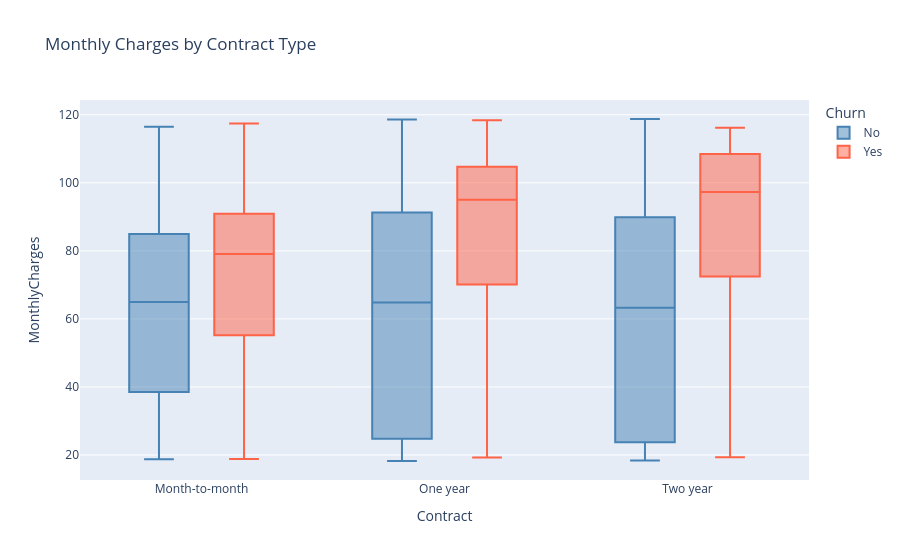

This figure's notebook cell:
### Code cell
fig = px.box(df,
             x='Contract',
             y='MonthlyCharges',
             color='Churn',
             title='Monthly Charges by Contract Type',
             color_discrete_map={'Yes':'tomato','No':'steelblue'})

fig.show()

### Figure 1 — Plotly figure (JSON) as saved in the notebook; plotly's stock layout.template omitted (floating-point values rounded to 4 significant figures; data arrays with more than 128 entries replaced by an {"elided": "..."} marker saying what was removed)
{"data": [{"alignmentgroup": "True", "hovertemplate": "Churn=No<br>Contract=%{x}<br>MonthlyCharges=%{y}<extra></extra>", "legendgroup": "No", "marker": {"color": "steelblue"}, "name": "No", "notched": false, "offsetgroup": "No", "orientation": "v", "showlegend": true, "type": "box", "x": {"elided": "5174 str values"}, "x0": " ", "xaxis": "x", "y": {"elided": "5174 float values"}, "y0": " ", "yaxis": "y"}, {"alignmentgroup": "True", "hovertemplate": "Churn=Yes<br>Contract=%{x}<br>MonthlyCharges=%{y}<extra></extra>", "legendgroup": "Yes", "marker": {"color": "tomato"}, "name": "Yes", "notched": false, "offsetgroup": "Yes", "orientation": "v", "showlegend": true, "type": "box", "x": {"elided": "1869 str values"}, "x0": " ", "xaxis": "x", "y": {"elided": "1869 float values"}, "y0": " ", "yaxis": "y"}], "layout": {"boxmode": "group", "legend": {"title": {"text": "Churn"}, "tracegroupgap": 0}, "title": {"text": "Monthly Charges by Contract Type"}, "xaxis": {"anchor": "y", "domain": [0, 1], "title": {"text": "Contract"}}, "yaxis": {"anchor": "x", "domain": [0, 1], "title": {"text": "MonthlyCharges"}}}}
